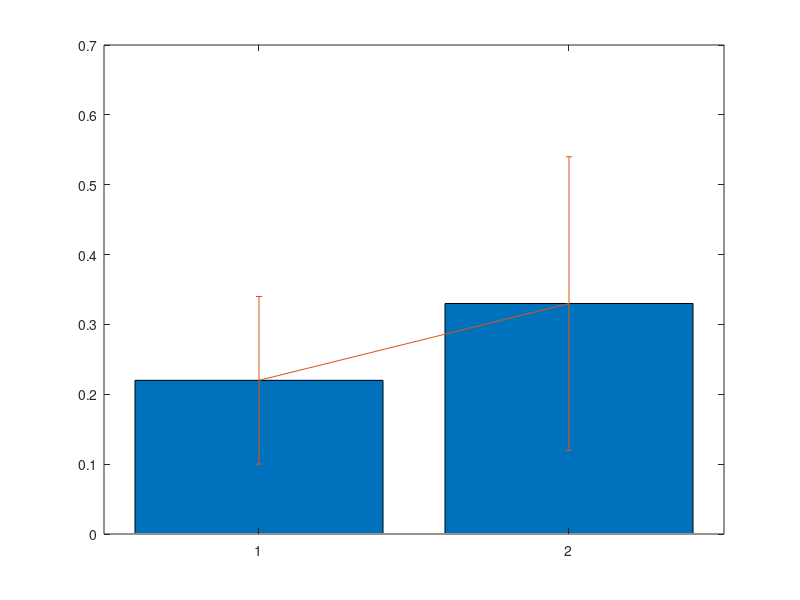

This figure's MATLAB source: (Note: this script raises an error after producing the figure.)
%% local waves

j_lw = 0.22
j_lw_err = 0.12


a_lw = 0.33
a_lw_err = 0.21


clf
x = 1:2;
data = [j_lw a_lw]';
errhigh = [j_lw_err a_lw_err ];
errlow  = [j_lw_err a_lw_err ];

bar(x,data)                

hold on

er = errorbar(x,data,errlow,errhigh);    
er.Color = [0 0 0];                            
er.LineStyle = 'none';  


figDir = '/home/janie/Dropbox/Writing/00_Articles/0_HamedsPaper/March2023/For submission/Review/New/NewFigs/';
FigName = 'Fig3_mean_lw';


saveName = [figDir FigName];

plotpos = [0 0 8 4]; %Fig 2
  print_in_A4(0, saveName, '-djpeg', 0, plotpos);
 print_in_A4(0, saveName, '-depsc', 3, plotpos);


%% Corrs

a_7294 = 0.7286;
a_7294_sd = 0.1137;

a_7303 = 0.7253;
a_7303_sd =  0.1435; 


a_7200 = 0.7323;
a_7200_sd = 0.1341;

j_w0009 = 0.6621;
j_w0009_sd = 0.1317

j_w0016 = 0.5416;
j_w0016_sd = 0.1934;

j_w0018 = 0.4953;
j_w0018_sd = 0.1874;

j_w0020 = 0.6890;
j_w0020_sd = 0.1663;

j_w0021 = 0.5767;
j_w0021_sd = 0.2727;

j_w0041 = 0.5828;
j_w0041_sd =  0.1589;

j_w0043 = 0.6711;
j_w0043_sd = 0.1128;

allCorrs = [j_w0009 j_w0016 j_w0018 j_w0020 j_w0021 j_w0041 j_w0043 a_7200 a_7303 a_7294];
markersA = {'+', '*', 'x', 'sq', 'd', 'v', '^', 'o', '<', '>'};
err = [j_w0009_sd j_w0016_sd j_w0018_sd j_w0020_sd j_w0021_sd j_w0041_sd j_w0043_sd a_7200_sd a_7303_sd a_7294_sd];

xes = 1:10; 
clf
for j = 1:10
    hold on
plot(xes(j), allCorrs(j), 'Marker', markersA{j}, 'linestyle', 'none');
errorbar(xes(j), allCorrs(j), err(j), 'LineStyle','none');
end
xlim([0 11])
ylim([0 1])



figDir = '/home/janie/Dropbox/Writing/00_Articles/0_HamedsPaper/March2023/For submission/Review/New/NewFigs/';
FigName = 'S-FigCorrs';

saveName = [figDir FigName];

plotpos = [0 0 10 4]; %Fig 2
  print_in_A4(0, saveName, '-djpeg', 0, plotpos);
 print_in_A4(0, saveName, '-depsc', 3, plotpos);


%% d/y means

juvenile_dy = 49.9
juvenile_dy_err = 32.2


adult_dy = 19.5
adult_dy_err = 8.4

%%

clf
x = 1:2;
data = [juvenile_dy adult_dy]';
errhigh = [juvenile_dy_err adult_dy_err ];
errlow  = [juvenile_dy_err adult_dy_err ];

bar(x,data)                

hold on

er = errorbar(x,data,errlow,errhigh);    
er.Color = [0 0 0];                            
er.LineStyle = 'none';  
ylim([0 120])


figDir = '/home/janie/Dropbox/Writing/00_Articles/0_HamedsPaper/March2023/For submission/Review/New/NewFigs/';
FigName = 'Fig1_mean_dy';

saveName = [figDir FigName];

plotpos = [0 0 8 4]; %Fig 2
  print_in_A4(0, saveName, '-djpeg', 0, plotpos);
 print_in_A4(0, saveName, '-depsc', 3, plotpos);



%% Transitions

j_SWS_REM = 64.1078;
j_SWS_REM_err = 20.4814;

a_SWS_REM = 74.3958;
a_SWS_REM_err = 26.1723;
%%

j_SWS_IS = 68.9314;
j_SWS_IS_err = 21.7335;

a_SWS_IS = 40.0000;
a_SWS_IS_err = 15.6766;

%%

j_REM_SWS = 63.3088;
j_REM_SWS_err = 24.4164;

a_REM_SWS = 73.6354;
a_REM_SWS_err = 26.2031;

%%
j_REM_IS = 76.6814;
j_REM_IS_err = 37.9907;

a_REM_IS = 44.0208;
a_REM_IS_err = 16.1859;

%%
clf
subplot(1, 4, 1)
x = 1:2;
data = [j_SWS_REM a_SWS_REM]';
errhigh = [j_SWS_REM_err a_SWS_REM_err ];
errlow  = [j_SWS_REM_err a_SWS_REM_err ];

bar(x,data)                

hold on

er = errorbar(x,data,errlow,errhigh);    
er.Color = [0 0 0];                            
er.LineStyle = 'none';  
ylim([0 120])
title('SWS-REM')
%%

subplot(1, 4, 2)
x = 1:2;
data = [j_REM_SWS a_REM_SWS]';
errhigh = [j_REM_SWS_err a_REM_SWS_err ];
errlow  = [j_REM_SWS_err a_REM_SWS_err ];

bar(x,data)                

hold on

er = errorbar(x,data,errlow,errhigh);    
er.Color = [0 0 0];                            
er.LineStyle = 'none';  
ylim([0 120])
title('REM-SWS')
%%

subplot(1, 4, 3)
x = 1:2;
data = [j_SWS_IS a_SWS_IS]';
errhigh = [j_SWS_IS_err a_SWS_IS_err ];
errlow  = [j_SWS_IS_err a_SWS_IS_err ];

bar(x,data)                

hold on

er = errorbar(x,data,errlow,errhigh);    
er.Color = [0 0 0];                            
er.LineStyle = 'none';  
ylim([0 120])
title('SWS-IS')
%%
subplot(1, 4, 4)
x = 1:2;
data = [j_REM_IS a_REM_IS]';
errhigh = [j_REM_IS_err a_REM_IS_err ];
errlow  = [j_REM_IS_err a_REM_IS_err ];

bar(x,data)                

hold on

er = errorbar(x,data,errlow,errhigh);    
er.Color = [0 0 0];                            
er.LineStyle = 'none';  
ylim([0 120])
title('REM-IS')

figDir = '/home/janie/Dropbox/Writing/00_Articles/0_HamedsPaper/March2023/For submission/Review/New/NewFigs/';
FigName = 'Fig2-MeanTransitions';

saveName = [figDir FigName];

plotpos = [0 0 12 4]; %Fig 2
  print_in_A4(0, saveName, '-djpeg', 0, plotpos);
 print_in_A4(0, saveName, '-depsc', 3, plotpos);

%% Power in gamma and delta


gamma_juv = 0.004;
gamma_juv_err = 0.005;

gamma_adult = 0.0038;
gamma_adult_err = 0.0052;

delta_juv = 0.088;
delta_juv_err = 0.059;

delta_adult = 0.062;
delta_adult_err = 0.080;

%%
subplot(1, 2, 1)
x = 1:2;
data = [delta_juv delta_adult]';
errhigh = [delta_juv_err delta_adult_err ];
errlow  = [delta_juv_err delta_adult_err ];

bar(x,data)                

hold on

er = errorbar(x,data,errlow,errhigh);    
er.Color = [0 0 0];                            
er.LineStyle = 'none';  
ylim([0 0.15])

subplot(1, 2, 2)
x = 1:2;
data = [gamma_juv gamma_adult ]';
errhigh = [gamma_juv_err gamma_adult_err ];
errlow  = [gamma_juv_err gamma_adult_err ];

bar(x,data)                

hold on

er = errorbar(x,data,errlow,errhigh);    
er.Color = [0 0 0];                            
er.LineStyle = 'none';  

ylim([0 10e-3])

figDir = '/home/janie/Dropbox/Writing/00_Articles/0_HamedsPaper/March2023/For submission/Review/New/NewFigs/SuppFig5//';
FigName = 'FigS2-gmaaDelta';

saveName = [figDir FigName];

plotpos = [0 0 12 8]; %Fig 2
  print_in_A4(0, saveName, '-djpeg', 0, plotpos);
 print_in_A4(0, saveName, '-depsc', 3, plotpos);
 



%% Nodes


NetworkSize_Adult = 8.2;
NetworkSize_Adult_err = 2.9;

NetworkSize_Juvenile = 4.2;
NetworkSize_Juvenile_err = 2.1;

NetworkNumber_Adult = 7.3;
NetworkNumber_Adult_err = 4.6;

NetworkNumber_Juvenile = 10.6;
NetworkNumber_Juvenile_err = 4.6;

%%
subplot(1, 2, 1)
x = 1:2;
data = [NetworkSize_Juvenile NetworkSize_Adult ]';
errhigh = [NetworkSize_Juvenile_err NetworkSize_Adult_err  ];
errlow  = [NetworkSize_Juvenile_err NetworkSize_Adult_err  ];

bar(x,data)                

hold on

er = errorbar(x,data,errlow,errhigh);    
er.Color = [0 0 0];                            
er.LineStyle = 'none';  
%ylim([0 1])

subplot(1, 2, 2)
x = 1:2;
data = [NetworkNumber_Juvenile NetworkNumber_Adult  ]';
errhigh = [NetworkNumber_Juvenile_err NetworkNumber_Adult_err  ];
errlow  = [NetworkNumber_Juvenile_err NetworkNumber_Adult_err  ];

bar(x,data)                

hold on

er = errorbar(x,data,errlow,errhigh);    
er.Color = [0 0 0];                            
er.LineStyle = 'none';  

%ylim([0 1])

figDir = '/home/janie/Dropbox/Writing/00_Articles/0_HamedsPaper/March2023/For submission/Review/New/NewFigs/SuppFig5//';
FigName = 'FigS5-juvneiles';

saveName = [figDir FigName];

plotpos = [0 0 16 12]; %Fig 2
  print_in_A4(0, saveName, '-djpeg', 0, plotpos);
 print_in_A4(0, saveName, '-depsc', 3, plotpos);
 


%% CC analysis

LL_adults = 0.62;
LL_Adults_err = 0.16;

RR_adults = 0.57;
RR_Adults_err = 0.14;

LR_adults = 0.27;
LR_Adults_err = 0.15;


LL_juveniles = 0.54;
LL_juveniles_err = 0.15;

RR_juveniles = 0.51;
RR_juveniles_err = 0.11;

LR_juveniles = 0.26;
LR_juveniles_err = 0.16;

%%
subplot(1, 2, 1)
x = 1:3;
data = [LL_adults RR_adults LR_adults]';
errhigh = [LL_Adults_err RR_Adults_err LR_Adults_err];
errlow  = [LL_Adults_err RR_Adults_err LR_Adults_err];

bar(x,data)                

hold on

er = errorbar(x,data,errlow,errhigh);    
er.Color = [0 0 0];                            
er.LineStyle = 'none';  
ylim([0 1])

subplot(1, 2, 2)
x = 1:3;
data = [LL_juveniles RR_juveniles LR_juveniles]';
errhigh = [LL_juveniles_err RR_juveniles_err LR_juveniles_err];
errlow  = [LL_juveniles_err RR_juveniles_err LR_juveniles_err];

bar(x,data)                

hold on

er = errorbar(x,data,errlow,errhigh);    
er.Color = [0 0 0];                            
er.LineStyle = 'none';  

ylim([0 1])

figDir = '/home/janie/Dropbox/Writing/00_Articles/0_HamedsPaper/March2023/For submission/Review/New/NewFigs/';
FigName = 'Fig2-StageByAge';
SEM
saveName = [figDir FigName];

plotpos = [0 0 14 4]; %Fig 2
  print_in_A4(0, saveName, '-djpeg', 0, plotpos);
 print_in_A4(0, saveName, '-depsc', 3, plotpos);
 

%% w043

%% 

SWS = 0.4832;
REM = 0.2324;
IS = 0.1186;
Wake = 0.1658;

meanSWS = mean(SWS);
meanREM = mean(REM);
meanIS = mean(IS);
meanWake = mean(Wake);


stdSWS = std(SWS);
stdREM = std(REM);
stdIS = std(IS);
stdWake = std(Wake);

semSWS = stdSWS/sqrt(numel(SWS));
semREM = stdREM/sqrt(numel(REM));
semIS = stdIS/sqrt(numel(IS));
semWake = stdWake/sqrt(numel(Wake));

birdID = 'w043';


%%

a1 = load('/home/janie/Data/HamedSleepSegments/72-00.mat');
a2 = load('/home/janie/Data/HamedSleepSegments/72-94.mat');
a3 = load('/home/janie/Data/HamedSleepSegments/73-03.mat');

j1 = load('/home/janie/Data/HamedSleepSegments/w009.mat');
j2 = load('/home/janie/Data/HamedSleepSegments/w016.mat');
j3 = load('/home/janie/Data/HamedSleepSegments/w021.mat');
j4 = load('/home/janie/Data/HamedSleepSegments/w041.mat');
j5 = load('/home/janie/Data/HamedSleepSegments/w043.mat');



%% SWS

figure(293); clf
subplot(3, 3, [1 2])

xes = [1 2 3 4 5];
j_sws = [j1.meanSWS j2.meanSWS j3.meanSWS j4.meanSWS j5.meanSWS*100];
j_sws_err = [j1.semSWS j2.semSWS j3.semSWS j4.semSWS j5.semSWS];

markers = {'+', '*', 'd','v', '^'};

for j = 1:5
hold on    
errorbar(xes(j), j_sws(j), j_sws_err(j), markers{j})
end

xesA = [7 8 9];
a_sws = [a1.meanSWS a2.meanSWS a3.meanSWS];
a_sws_err = [a1.semSWS a2.semSWS a3.semSWS];

markersA = {'<', 'o', '>'};

for j = 1:3
hold on    
errorbar(xesA(j), a_sws(j), a_sws_err(j), markersA{j})
end

xlim([0 10])
title('SWS')
ylim([0 60])
%%
subplot(2, 2, 1);

meanSWS_j = mean(j_sws);
stdSWS_j = std(j_sws);
semSWS_j = stdSWS_j/(sqrt(numel(j_sws)));

meanSWS_a = mean(a_sws);
stdSWS_a = std(a_sws);
semSWS_a = stdSWS_a/(sqrt(numel(a_sws)));

%errorbar(1, meanSWS_j, semSWS_j, 'o')
errorbar(1, meanSWS_j, stdSWS_j, 'o')
hold on
%errorbar(2, meanSWS_a, semSWS_a, 'o')
errorbar(2, meanSWS_a, stdSWS_a, 'o')

xlim([0 3])
title('SWS')
ylim([0 60])
%% REM
 
subplot(3, 3, [4 5])

xes = [1 2 3 4 5];
j_rem = [j1.meanREM j2.meanREM j3.meanREM j4.meanREM j5.meanREM*100];
j_is_err = [j1.semREM j2.semREM j3.semREM j4.semREM j5.semREM];

markers = {'+', '*', 'd','v', '^'};

for j = 1:5
hold on    
errorbar(xes(j), j_rem(j), j_is_err(j), markers{j})
end

xesA = [7 8 9];
a_rem = [a1.meanREM a2.meanREM a3.meanREM];
a_rem_err = [a1.semREM a2.semREM a3.semREM];

markersA = {'<', 'o', '>'};

for j = 1:3
hold on    
errorbar(xesA(j), a_rem(j), a_rem_err(j), markersA{j})
end

xlim([0 10])
title('REM')
ylim([0 60])
%%

subplot(3, 3, [6]);
subplot(2, 2, [2]);

meanREM_j = mean(j_rem);
stdREM_j = std(j_rem);
semREM_j = stdREM_j/(sqrt(numel(j_rem)));

meanREM_a = mean(a_rem);
stdREM_a = std(a_rem);
semREM_a = stdREM_a/(sqrt(numel(a_rem)));

%errorbar(1, meanREM_j, semREM_j, 'o')
errorbar(1, meanREM_j, stdREM_j, 'o')
hold on
%errorbar(2, meanREM_a, semREM_a, 'o')
errorbar(2, meanREM_a, stdREM_a, 'o')

xlim([0 3])
title('REM')
ylim([0 60])
%%  IS


subplot(3, 3, [7 8]); cla

xes = [1 2 3 4 5];
j_is = [j1.meanIS j2.meanIS j3.meanIS j4.meanIS j5.meanIS*100];
j_is_err = [j1.semIS j2.semIS j3.semIS j4.semIS j5.semIS];

markers = {'+', '*', 'd','v', '^'};

for j = 1:5
hold on    
errorbar(xes(j), j_is(j), j_is_err(j), markers{j})
end

xesA = [7 8 9];
a_is = [a1.meanIS a2.meanIS a3.meanIS];
a_is_err = [a1.semIS a2.semIS a3.semIS];

markersA = {'<', 'o', '>'};

for j = 1:3
hold on    
errorbar(xesA(j), a_is(j), a_is_err(j), markersA{j})
end

xlim([0 10])
ylim([0 60])
title('IS')

%%
subplot(3, 3, [9]);
subplot(2, 2, 3)

meanIS_j = mean(j_is);
stdIS_j = std(j_is);
semIS_j = stdIS_j/(sqrt(numel(j_is)));

meanIS_a = mean(a_is);
stdIS_a = std(a_is);
semIS_a = stdIS_a/(sqrt(numel(a_is)));

%errorbar(1, meanIS_j, semIS_j, 'o')
errorbar(1, meanIS_j, stdIS_j, 'o')
hold on
%errorbar(2, meanIS_a, semIS_a, 'o')
errorbar(2, meanIS_a, stdIS_a, 'o')

xlim([0 3])
title('IS')
ylim([0 60])


%%

%% SWS+IS

j1_swsis = j1.IS + j1.SWS;
j2_swsis = j2.IS + j2.SWS;
j3_swsis = j3.IS + j3.SWS;
j4_swsis = j4.IS + j4.SWS;
j5_swsis = j5.IS*100 + j5.SWS*100;

a1_swsis = a1.IS + a1.SWS;
a2_swsis = a2.IS + a2.SWS;
a3_swsis = a3.IS + a3.SWS;

%%
j1_meanSWSIS = mean(j1_swsis);
j2_meanSWSIS = mean(j2_swsis);
j3_meanSWSIS = mean(j3_swsis);
j4_meanSWSIS = mean(j4_swsis);
j5_meanSWSIS = mean(j5_swsis);

a1_meanSWSIS = mean(a1_swsis);
a2_meanSWSIS = mean(a2_swsis);
a3_meanSWSIS = mean(a3_swsis);


j1_stdSWSIS = std(j1_swsis);
j2_stdSWSIS = std(j2_swsis);
j3_stdSWSIS = std(j3_swsis);
j4_stdSWSIS = std(j4_swsis);
j5_stdSWSIS = std(j5_swsis);

a1_stdSWSIS = std(a1_swsis);
a2_stdSWSIS = std(a2_swsis);
a3_stdSWSIS = std(a3_swsis);

j1_semSWSIS = j1_stdSWSIS/sqrt(numel(j1_swsis));
j2_semSWSIS = j2_stdSWSIS/sqrt(numel(j2_swsis));
j3_semSWSIS = j3_stdSWSIS/sqrt(numel(j3_swsis));
j4_semSWSIS = j4_stdSWSIS/sqrt(numel(j4_swsis));
j5_semSWSIS = j5_stdSWSIS/sqrt(numel(j5_swsis));

a1_semSWSIS = a1_stdSWSIS/sqrt(numel(a1_swsis));
a2_semSWSIS = a2_stdSWSIS/sqrt(numel(a2_swsis));
a3_semSWSIS = a3_stdSWSIS/sqrt(numel(a3_swsis));


j_swsis = [j1_meanSWSIS j2_meanSWSIS j3_meanSWSIS j4_meanSWSIS j5_meanSWSIS];
j_swsis_err = [j1_semSWSIS j2_semSWSIS j3_semSWSIS j4_semSWSIS j5_semSWSIS];

a_swsis = [a1_meanSWSIS a2_meanSWSIS a3_meanSWSIS ];
a_swsis_err = [a1_semSWSIS a2_semSWSIS a3_semSWSIS ];

%%

subplot(2, 2, 4)

meanSWSIS_j = mean(j_swsis);
stdSWSIS_j = std(j_swsis);
semSWSIS_j = stdSWSIS_j/(sqrt(numel(j_swsis)));

meanSWSIS_a = mean(a_swsis);
stdSWSIS_a = std(a_swsis);
semSWSIS_a = stdSWSIS_a/(sqrt(numel(a_swsis)));

%errorbar(1, meanSWSIS_j, semSWSIS_j, 'o')
errorbar(1, meanSWSIS_j, stdSWSIS_j, 'o')
hold on
%errorbar(2, meanSWSIS_a, semSWSIS_a, 'o')
errorbar(2, meanSWSIS_a, stdSWSIS_a, 'o')

xlim([0 3])
title('SWS+IS')
ylim([0 60])


%% 
xes = [1 2 3 4 5];
markers = {'+', '*', 'd','v', '^'};
for j = 1:5
hold on    
errorbar(xes(j), j_swsis(j), j_swsis_err(j), markers{j})
end

%%

xesA = [7 8 9];
markersA = {'<', 'o', '>'};

for j = 1:3
hold on    
errorbar(xesA(j), a_swsis(j), a_swsis_err(j), markersA{j})
end

xlim([0 10])
ylim([0 65])

%%


subplot(2, 2, [1]);

meanSWSIS_j = mean(j_swsis);
stdSWSIS_j = std(j_swsis);
semIS_j = stdSWSIS_j/(sqrt(numel(j_swsis)));

meanIS_a = mean(a_is);
stdIS_a = std(a_is);
semIS_a = stdIS_a/(sqrt(numel(meanIS_a)));

errorbar(1, meanIS_j, semIS_j, 'o')
hold on
errorbar(2, meanIS_a, semIS_a, 'o')

xlim([0 3])
title('IS')
ylim([0 60])


figDir = '/home/janie/Dropbox/Writing/00_Articles/0_HamedsPaper/March2023/For submission/Review/New/NewFigs/';
FigName = 'SX-Means';

saveName = [figDir FigName];

plotpos = [0 0 6 6]; %Fig 2
  print_in_A4(0, saveName, '-djpeg', 0, plotpos);
 print_in_A4(0, saveName, '-depsc', 3, plotpos);

 

%%

y = [j_rem a_rem]';
y = [j_sws a_sws]';
y = [j_is a_is]';
y = [j_swsis a_swsis]';

g1 = [1 1 1 1 1 2 2 2]; 

p = anovan(y,{g1})



[p,h] = ranksum(j_rem, a_rem)
[p,h] = ranksum(j_sws, a_sws)
[p,h] = ranksum(j_is, a_is)

[p,h] = ranksum(j_swsis, a_swsis)

males = [j1_meanSWSIS j4_meanSWSIS j5_meanSWSIS];
[p,h] = ranksum(j_swsis, a_swsis)
[p,h] = ranksum(males, a_swsis)

%%

figDir = '/home/janie/Dropbox/Writing/00_Articles/0_HamedsPaper/March2023/For submission/Review/New/NewFigs/';
FigName = 'Fig2-SWS-REM';

saveName = [figDir FigName];

plotpos = [0 0 10 8]; %Fig 2
  print_in_A4(0, saveName, '-djpeg', 0, plotpos);
 print_in_A4(0, saveName, '-depsc', 3, plotpos);
